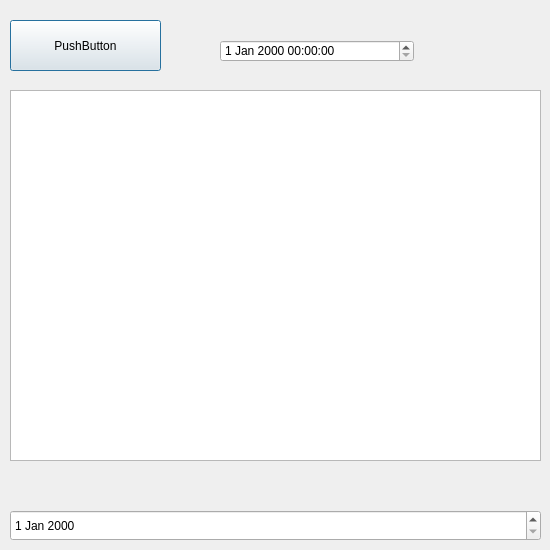
<?xml version="1.0" encoding="UTF-8"?>
<ui version="4.0">
 <class>Dialog</class>
 <widget class="QDialog" name="Dialog">
  <property name="geometry">
   <rect>
    <x>0</x>
    <y>0</y>
    <width>550</width>
    <height>550</height>
   </rect>
  </property>
  <property name="minimumSize">
   <size>
    <width>0</width>
    <height>0</height>
   </size>
  </property>
  <property name="maximumSize">
   <size>
    <width>550</width>
    <height>550</height>
   </size>
  </property>
  <property name="windowTitle">
   <string>Dialog</string>
  </property>
  <widget class="QPushButton" name="pushButton">
   <property name="geometry">
    <rect>
     <x>10</x>
     <y>20</y>
     <width>151</width>
     <height>51</height>
    </rect>
   </property>
   <property name="text">
    <string>PushButton</string>
   </property>
  </widget>
  <widget class="QPlainTextEdit" name="plainTextEdit">
   <property name="geometry">
    <rect>
     <x>10</x>
     <y>90</y>
     <width>531</width>
     <height>371</height>
    </rect>
   </property>
  </widget>
  <widget class="QDateEdit" name="dateEdit">
   <property name="geometry">
    <rect>
     <x>10</x>
     <y>510</y>
     <width>531</width>
     <height>31</height>
    </rect>
   </property>
  </widget>
  <widget class="QDateTimeEdit" name="dateTimeEdit">
   <property name="geometry">
    <rect>
     <x>220</x>
     <y>40</y>
     <width>194</width>
     <height>22</height>
    </rect>
   </property>
  </widget>
 </widget>
 <resources/>
 <connections/>
</ui>
